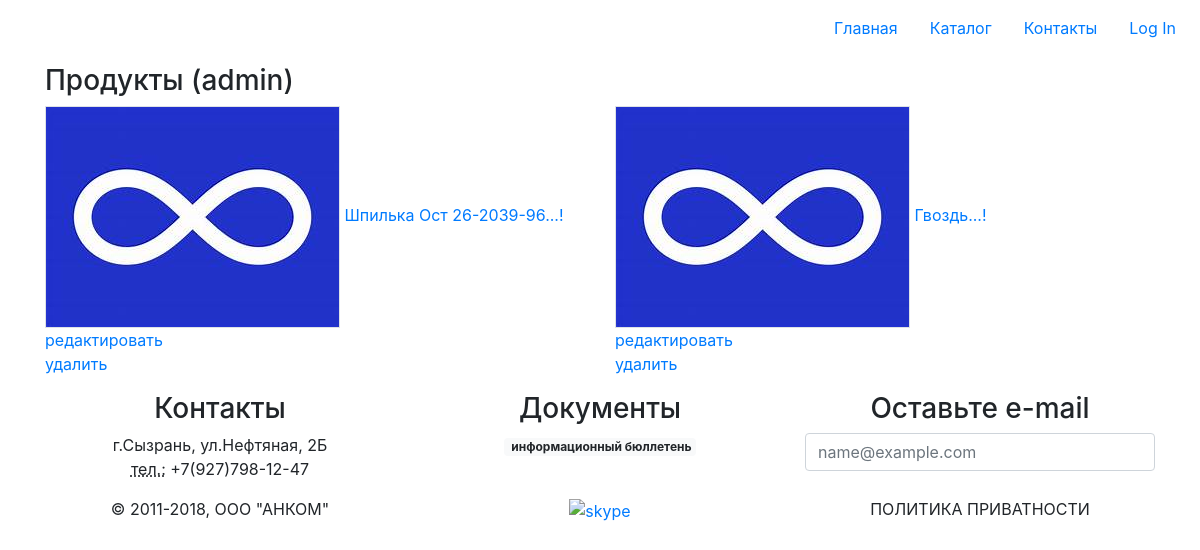
/subd/products/, run on an earlier commit of the app's database.
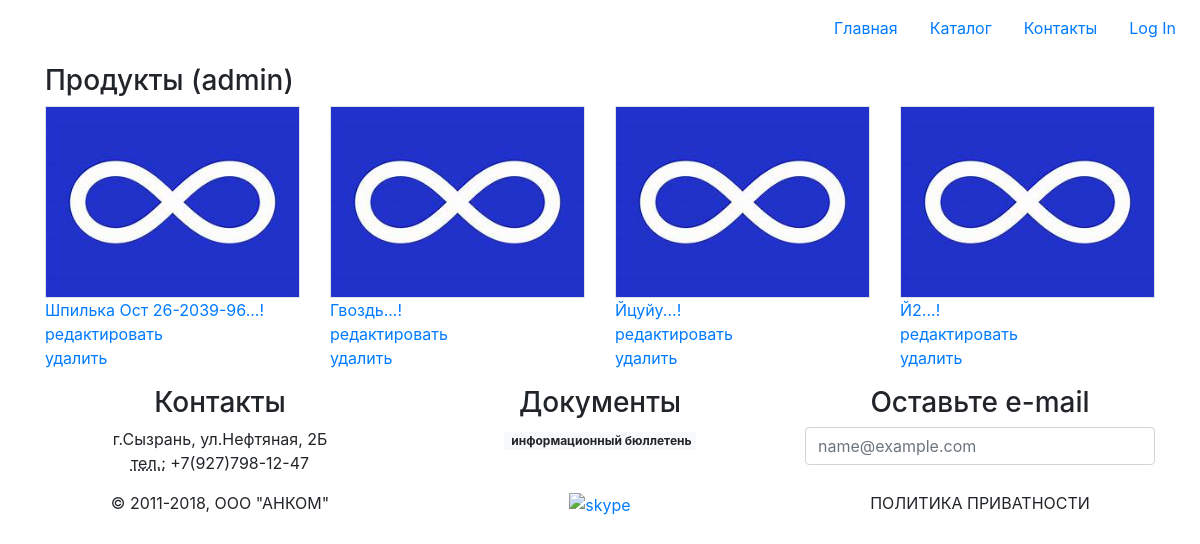
And on a later commit of the database.
### products/models.py (models this page shows)
class Product(models.Model):
    category = models.ForeignKey(
        ProductCategory,
        on_delete=models.CASCADE
    )
    name = models.CharField(
        verbose_name='имя продукта',
        max_length=128
    )
    image = models.ForeignKey(
        'images.Image',
        on_delete=models.PROTECT,
    )
    snippet = models.TextField(
        verbose_name='описание',
        blank=True
    )
    cost = models.DecimalField(
        max_digits=12,
        decimal_places=2,
        default=0
    )
    def __str__(self):
        return self.name

### images/models.py (models this page shows, shortened)
class Image(models.Model):
    name = models.CharField(
        max_length=250,
        unique=True
    )
    value = models.ImageField()

### products/views/products.py (the view)
class ProductGenericList(ListView):
    model = Product
    template_name = 'products/list.html'
    def get_context_data(self, **kwargs):
        context = super().get_context_data(**kwargs)
        context['links_menu'] = ProductCategory.objects.all()
        if self.request.user.is_authenticated:
            context['basket'] = Basket.objects.filter(user=self.request.user)
        return context

### adminapp/templates/adminapp/products/list.html (shortened to what this page needs)
{% extends 'master.html' %}
{% block page_styles %}
{% include 'products/components/stylesheet.html' %}
{% endblock %}
{% block page_content %}
    <main class="p-2 flex-grow-1">
      <div class="container">
        <h3>Продукты (admin)</h3>
        <div class="row">
          {% for itm in object_list %}
            <div class="col">
              <a href="{% url 'subd:product_detail' pk=itm.id %}">
                <img src="/media/{{ itm.image.value }}" class="img-fluid border" alt="">
                {{ itm|title|add:'...!' }}
              </a>
              <div class="">
                <a href="{% url 'subd:product_update' pk=itm.id %}">редактировать</a>
              </div>
              <div class="">
                <a href="{% url 'subd:product_delete' pk=itm.id %}">удалить</a>
              </div>
            </div>
          {% endfor %}
        </div>
      </div>
    </main>
{% endblock %}

What changed in the data, as far as the page shows it:
added Product: image.value (placeholder picture), name "Йцуйу...!"
added Product: image.value (placeholder picture), name "Й2...!"
